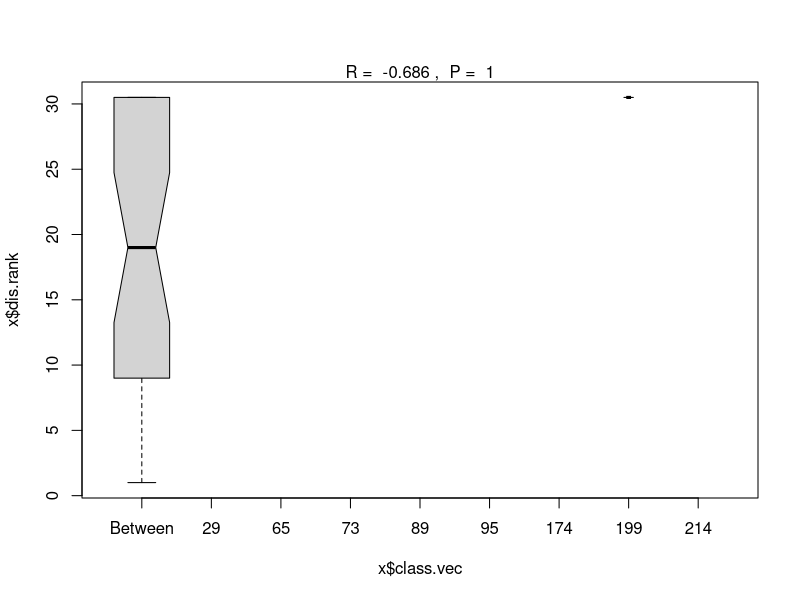
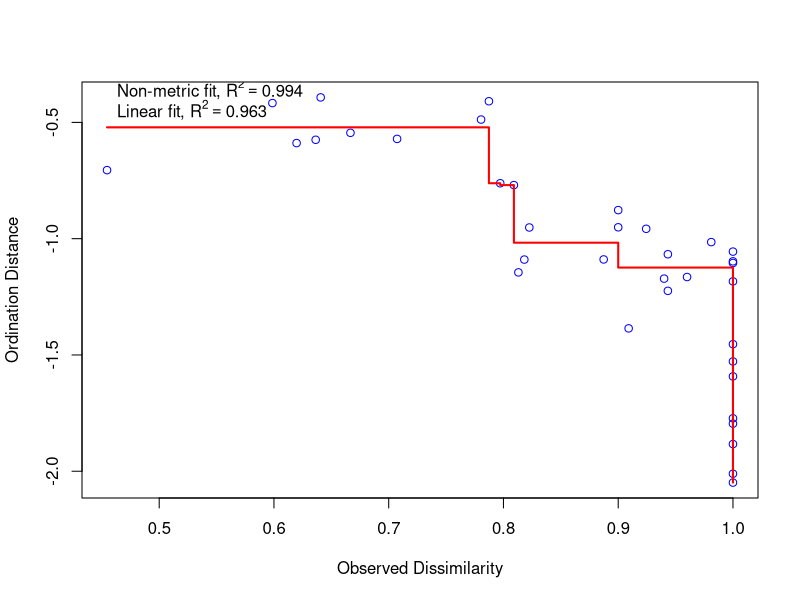
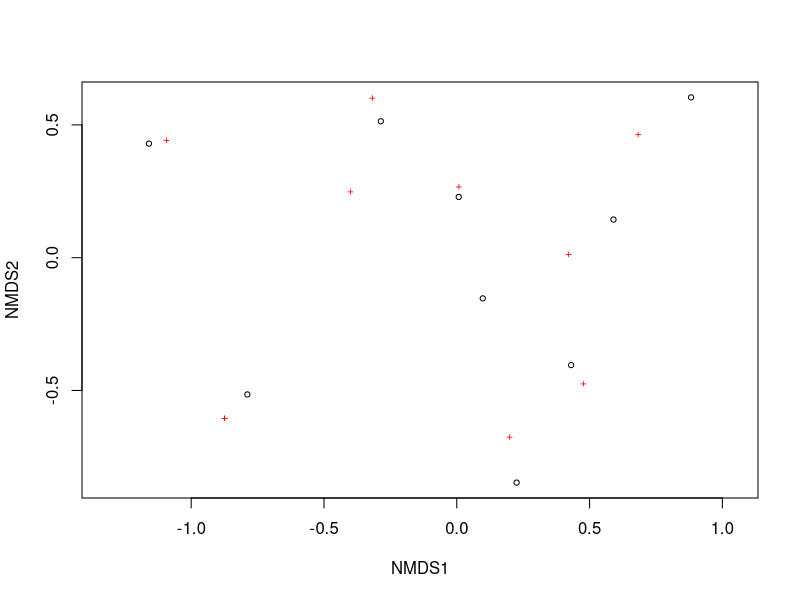
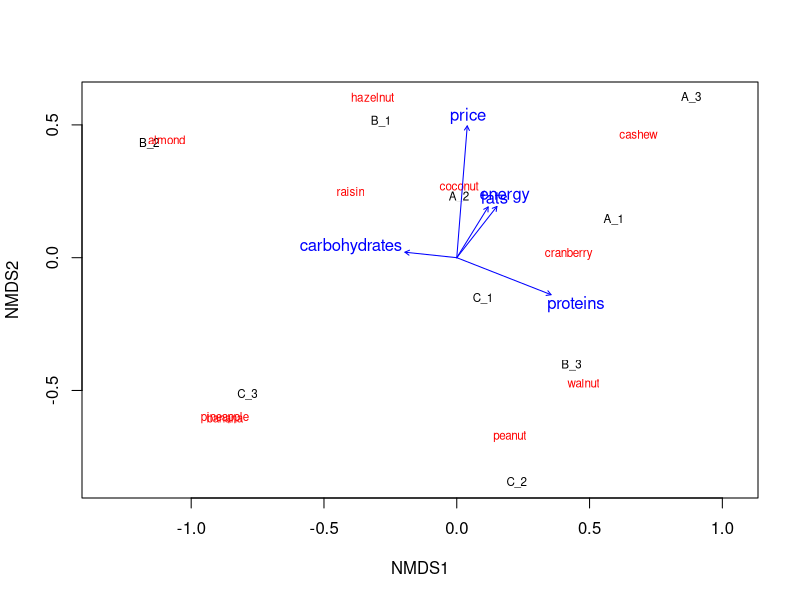
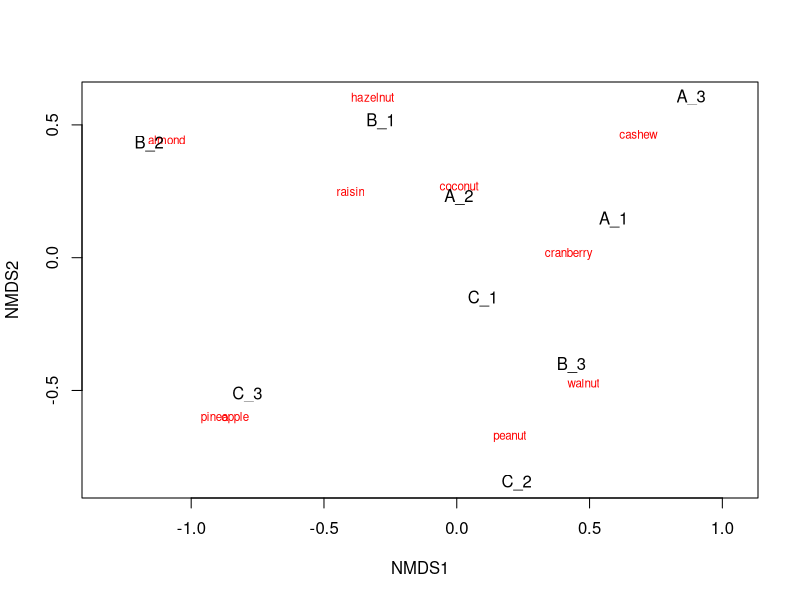
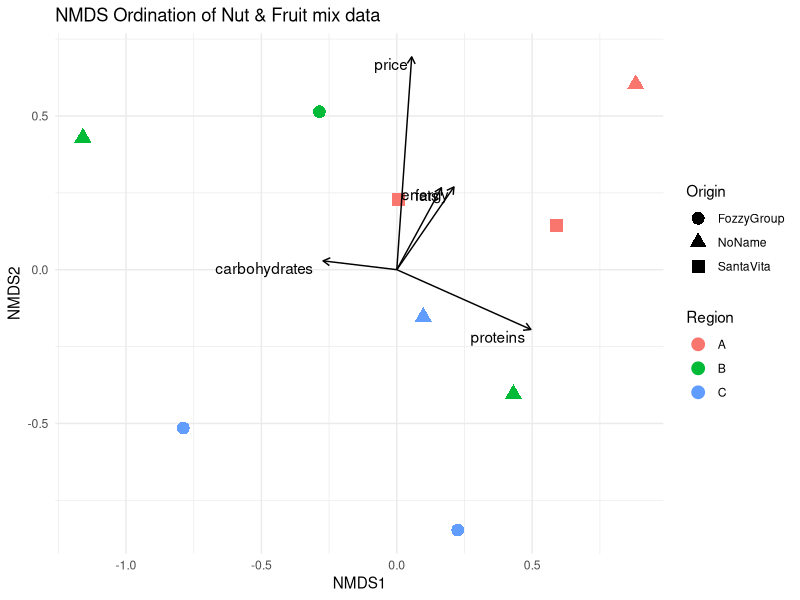
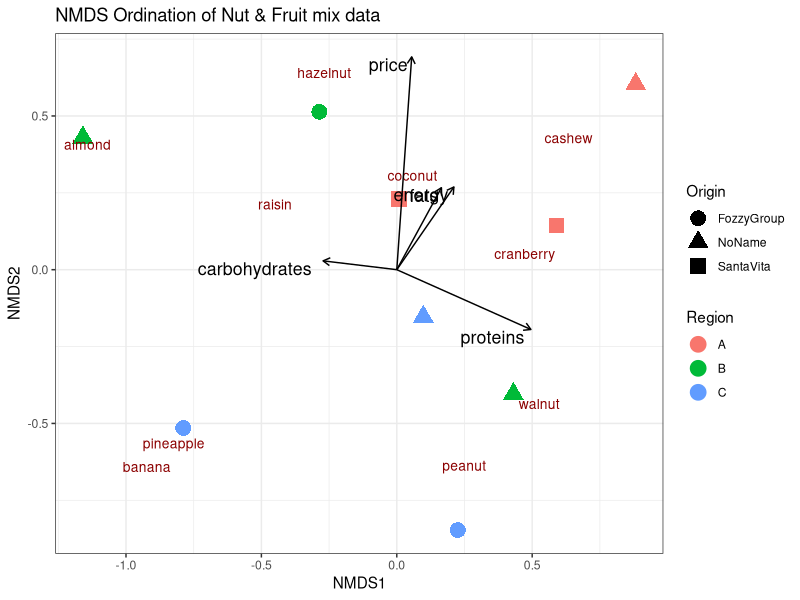

Write the R code that produced these figures, in order. (Note: this script raises an error after producing the figures.)
# Prepare environment ####
rm(list = ls()) # Reset R`s brain

library(vegan)
library(tidyverse)

# Load data, using species-sample matrix (in wide format) 

data_spe <- read_csv("./nuts/data_wide_spe.csv") %>% 
  as.data.frame()

# Assign the first column as row names
rownames(data_spe) <- data_spe[, 1]
# Remove the first column
data_spe <- data_spe[, -1]

data_spe

# Load environmental data
env_data <- read_csv("./nuts/nuts_data_env.csv") %>% 
  unite("sample_id", region, sample, remove = F) %>% 
  arrange(region, sample) %>% 
  column_to_rownames("sample_id")

env_data

# Basic stats for communities ####
## Analysis of Similarities ####
?vegan::anosim()

str(env_data)
spe.dist <- vegdist(data_spe)
spe.ano <- with(env_data, anosim(spe.dist, price))
summary(spe.ano)
plot(spe.ano)



## PERMANOVA ####
# Read more: https://uw.pressbooks.pub/appliedmultivariatestatistics/chapter/permanova/
?vegan::adonis2

adonis2(
  data_spe ~ energy,  # formula
  data = env_data     # environmental data
)



# Distances and transformations ####

## Dissimilarity ####
#Jaccard
d.jac <- vegdist(data_spe, method = "jaccard")
d.jac

#Bray
d.bry <- vegdist(data_spe, method = "bray")
d.bry

#Horn-Morisita
d.hor <- vegdist(data_spe, method = "horn")
d.hor

## Raw data transformations ####
data_spe_log <- log1p(data_spe) # log transformation
# log1p(x) is the same as log(x+1)
head(data_spe_log)

data_spe_sqrt <- sqrt(data_spe) # square root transformation
head(data_spe_sqrt)


## NMDS (Non-metric Multi-Dimensional Scaling) ####
set.seed(123)
nmds.nuts <- metaMDS(data_spe,           # Our community-by-species matrix
                     distance = "bray",  # Ecological distance
                     k = 2,              # The number of reduced dimensions
                     trymax = 100)       # The number of default iterations

# metaMDS has automatically applied a square root transformation and calculated the 
# Bray-Curtis distances for our community-by-site matrix.

# Shepard plot, which shows scatter around the regression between the interpoint distances 
# in the final configuration (i.e., the distances between each pair of communities) against 
# their original dissimilarities.

stressplot(nmds.nuts) # Large scatter around the line suggests that original dissimilarities are not well preserved in the reduced number of dimensions

# Basic plot function
plot(nmds.nuts)
plot(nmds.nuts, type = "t")

# Filter and fit environmental data to the ordination
envfit_vars <- env_data %>%
  select(energy, proteins, fats, carbohydrates, price)

fit <- envfit(nmds.nuts, envfit_vars, permutations = 999)

# Plot environmental data vectors
plot(fit)

# Step-by-step plotting
ordiplot(nmds.nuts, type="n")                                   # coordinate plot
orditorp(nmds.nuts, display="species",col="red", air=0.01)      # species with names
orditorp(nmds.nuts, display="sites",cex=1,air=0.01)             # groups

# STEP 6: Plot with ggplot2
library(ggplot2)
library(ggrepel)

# Extract NMDS scores
site_scores <- as.data.frame(scores(nmds.nuts, display = "sites"))
site_scores$sample_id <- rownames(site_scores)

species_scores <- as.data.frame(scores(nmds.nuts, display = "species"))
species_scores$species <- rownames(species_scores)

vectors <- as.data.frame(scores(fit, display = "vectors"))
vectors$variable <- rownames(vectors)

# Combine with environmental metadata
# Assumes rows are in same order!
nmds_df <- bind_cols(site_scores, env_data)

# Plot ordination with samples as points and environmental metadata as vectors
ggplot(nmds_df, aes(x = NMDS1, y = NMDS2)) +
  geom_point(aes(colour = region, shape = origin), size = 4) +
  scale_size_continuous(range = c(2, 6)) +
  theme_minimal() +
  labs(title = "NMDS Ordination of Nut & Fruit mix data",
       colour = "Region",
       shape = "Origin") + 
  geom_segment(data = vectors,
               aes(x = 0, y = 0, xend = NMDS1, yend = NMDS2),
               arrow = arrow(length = unit(0.2, "cm")), colour = "black") +
  geom_text(data = vectors,
            aes(x = NMDS1, y = NMDS2, label = variable),
            hjust = 1.1, vjust = 1.1)


# We can also add species scores:
ggplot(nmds_df, aes(x = NMDS1, y = NMDS2)) +
  geom_point(aes(colour = region, shape = origin), size = 5) +
  labs(title = "NMDS Ordination of Nut & Fruit mix data",
       colour = "Region",
       shape = "Origin") +
  geom_text_repel(data = species_scores,
                  aes(x = NMDS1, y = NMDS2, label = species),
                  colour = "darkred", size = 3.5) +
  geom_segment(data = vectors,
               aes(x = 0, y = 0, xend = NMDS1, yend = NMDS2),
               arrow = arrow(length = unit(0.2, "cm")),
               colour = "black") +
  geom_text(data = vectors,
            aes(x = NMDS1, y = NMDS2, label = variable),
            hjust = 1.1, vjust = 1.1, size = 4.5) +
  theme_bw() 

ggsave("./figures/nuts_nmds.png", width = 8.3, height = 5, units = "in", dpi = 300)
